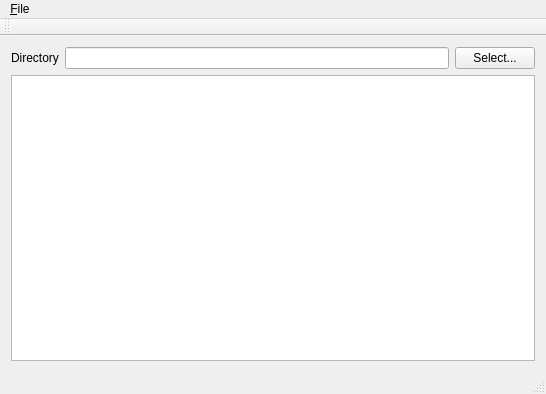
<?xml version="1.0" encoding="UTF-8"?>
<ui version="4.0">
 <class>MainWindow</class>
 <widget class="QMainWindow" name="MainWindow">
  <property name="geometry">
   <rect>
    <x>0</x>
    <y>0</y>
    <width>546</width>
    <height>394</height>
   </rect>
  </property>
  <property name="windowTitle">
   <string>ExifMover</string>
  </property>
  <widget class="QWidget" name="centralWidget">
   <layout class="QVBoxLayout" name="verticalLayout">
    <item>
     <layout class="QHBoxLayout" name="horizontalLayout">
      <item>
       <widget class="QLabel" name="label">
        <property name="text">
         <string>Directory</string>
        </property>
       </widget>
      </item>
      <item>
       <widget class="QLineEdit" name="leDirName"/>
      </item>
      <item>
       <widget class="QPushButton" name="pbSelectDir">
        <property name="text">
         <string>Select...</string>
        </property>
       </widget>
      </item>
     </layout>
    </item>
    <item>
     <widget class="QTableWidget" name="tableWidget"/>
    </item>
   </layout>
  </widget>
  <widget class="QMenuBar" name="menuBar">
   <property name="geometry">
    <rect>
     <x>0</x>
     <y>0</y>
     <width>546</width>
     <height>25</height>
    </rect>
   </property>
   <widget class="QMenu" name="menuFile">
    <property name="title">
     <string>&amp;File</string>
    </property>
    <addaction name="actionClearList"/>
    <addaction name="actionReadDir"/>
    <addaction name="actionMoveFiles"/>
    <addaction name="separator"/>
    <addaction name="actionExit"/>
   </widget>
   <addaction name="menuFile"/>
  </widget>
  <widget class="QToolBar" name="mainToolBar">
   <attribute name="toolBarArea">
    <enum>TopToolBarArea</enum>
   </attribute>
   <attribute name="toolBarBreak">
    <bool>false</bool>
   </attribute>
  </widget>
  <widget class="QStatusBar" name="statusBar"/>
  <action name="actionExit">
   <property name="text">
    <string>E&amp;xit</string>
   </property>
   <property name="toolTip">
    <string>Exit application</string>
   </property>
  </action>
  <action name="actionReadDir">
   <property name="text">
    <string>&amp;Read directory contents</string>
   </property>
  </action>
  <action name="actionMoveFiles">
   <property name="text">
    <string>&amp;Move files</string>
   </property>
  </action>
  <action name="actionClearList">
   <property name="text">
    <string>&amp;Clear list</string>
   </property>
  </action>
 </widget>
 <layoutdefault spacing="6" margin="11"/>
 <resources/>
 <connections>
  <connection>
   <sender>actionExit</sender>
   <signal>triggered()</signal>
   <receiver>MainWindow</receiver>
   <slot>close()</slot>
   <hints>
    <hint type="sourcelabel">
     <x>-1</x>
     <y>-1</y>
    </hint>
    <hint type="destinationlabel">
     <x>199</x>
     <y>149</y>
    </hint>
   </hints>
  </connection>
 </connections>
</ui>
